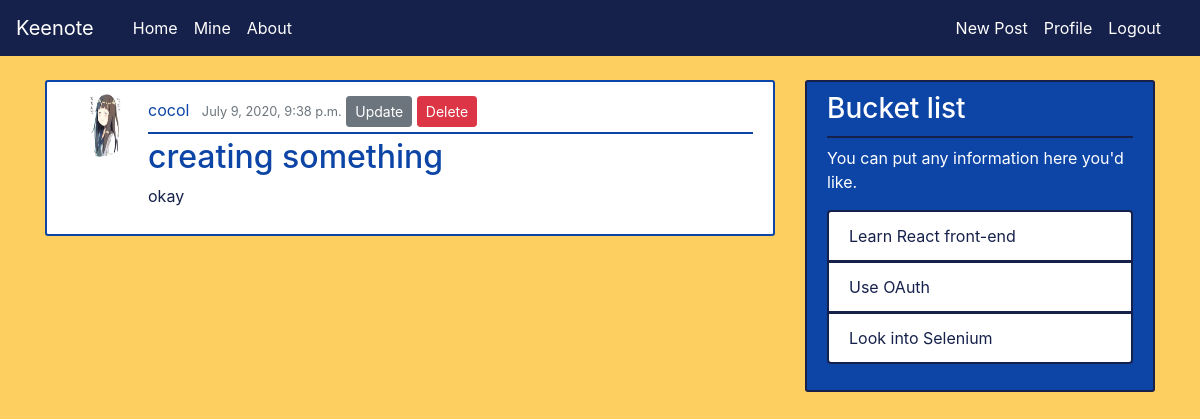
The page /post/8/ (signed in) on the database its author committed.
### blog/models.py (models this page shows, shortened)
class Post(models.Model):
    title = models.CharField(max_length = 200)
    content = models.TextField()
    date_posted = models.DateTimeField(default=timezone.now)
    author = models.ForeignKey(User, on_delete=models.CASCADE)

### users/models.py (models this page shows, shortened)
class Profile(models.Model):
    user = models.OneToOneField(User, on_delete=models.CASCADE)
    image = models.ImageField(default='default.PNG', upload_to='profile_pics')

### blog/views.py (the view)
# urls.py: path('post/<int:pk>/', PostDetailView.as_view(), name="post-detail"),
class PostDetailView(LoginRequiredMixin, DetailView):
    model = Post

### blog/templates/blog/post_detail.html
{% extends "blog/base.html" %}
{% block content %}
            <article class="media content-section">
                <img class="rounded-circle article-img" src="{{ object.author.profile.image.url }}">
                <div class="media-body">
                    <div class="article-metadata">
                        <a class="mr-2 article-author" href="#">{{ object.author }}</a>
                        <small class="text-muted">{{ object.date_posted }}</small>
                         {% if object.author == user %}
                            <a class="btn btn-secondary btn-sm mt-1 mb-1" href="{% url 'post-update' object.id %}">Update</a>
                            <a class="btn btn-danger btn-sm mt-1 mb-1" href="{% url 'post-delete' object.id %}">Delete</a>
                         {% endif %}
                    </div>
                    <h2 class="article-title">{{ object.title }}</h2>
                    <p class="article-content">{{ object.content }}</p>
                </div>
            </article>
{% endblock %}

### blog/static/blog/main.css (style rules this page uses)
body { background: #fdcf60; color: #16214b; margin-top: 5rem; }
h1, h2, h3, h4, h5, h6 { color: #16214b; }
.content-section { background-color: #ffffff; padding: 10px 20px; border: 2px solid #0c45a6; border-radius: 3px; margin-bottom: 20px; }
.article-title { color: #0c45a6; }
.article-content { white-space: pre-line; }
.article-img { height: 65px; width: 65px; margin-right: 16px; }
.article-metadata { padding-bottom: 1px; margin-bottom: 4px; border-bottom: 2px solid #0c45a6 }
.article-author { color: #0c45a6; }

### rows shown on the page
Post: author.profile.image (picture), author "cocol", date_posted "July 9, 2020, 9:38 p.m.", title "creating something", content "okay"
